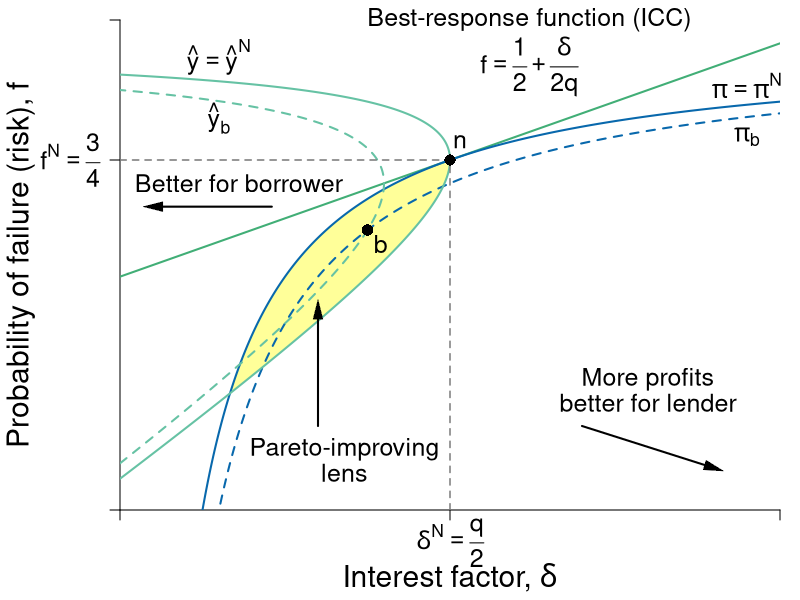

Write R code to recreate this figure.
#Graph Designer: Simon Halliday, Scott Cohn
#Authors: Bowles and Halliday
#Title: Coordination, Conflict and Competition: A Text in Microeconomics

library(shape)
pdf(file = "credit/non_contractual_risk.pdf", width = 8, height = 6)

#Set parameters for graphics
pointsize <- 1.8
axislabelsize <- 1.8
labelsize <- 1.5
namesize <- 1.8
annotatesize <- 1.5
graphlinewidth <- 2
segmentlinewidth <- 1.5

COL <- c("#7fc97f", "#beaed4", "#fdc086", "#ffff99", "#386cb0", "#f0027f", "#bf5b17", "#666666")
COLA <- c("#e0f3db", "#99d8c9","#66c2a4","#41ae76", "#238b45", "#005824")
COLB <- c("#c6dbef", "#4eb3d3", "#2b8cbe", "#0868ac","#084081")
COLC <- c("#fcfbfd", "#efedf5", "#dadaeb", "#bcbddc", "#9e9ac8", "#807dba", "#6a51a3", "#54278f", "#3f007d")
grays <- gray.colors(25, start = 1, end = 0, alpha = 1)

#Edited the margins to cater for the larger LHS labels
par(mar =  c(4.5, 6, 1, 1))

brfFn <- function(delta, q = 1) {
  .5 + (delta / (2 * q)) 
}

PCFn <- function(delta, q = 1) {
  delta/q
}

isoreturnFn <- function(delta, pi=0.125) {
  1 - (pi)/delta
}


yFn <- function(d1, f1, q = 1){
  q*f1*(1 - f1) - d1*(1 - f1)
}

profitFn <- function(d1, q = 1){
  d1/2 - (1/(2*q))*(d1)^2
}

ylow <- function(delta, q = 1, ybar = 0.0625){
  (-sqrt(delta^2 - 2*delta*q + q^2 - 4*q*ybar) + delta + q)/(2*q)
}

yhigh <- function(delta, q = 1, ybar = 0.0625){
  (sqrt(delta^2 - 2*delta*q + q^2 - 4*q*ybar) + delta + q)/(2*q)
}

xlims <- c(0, 1)
ylims <- c(0, 1.05)

npts <- 501 
d1 <- seq(xlims[1], xlims[2], length.out = npts)
f1 <- seq(ylims[1], ylims[2], length.out = npts) 
a <- c(0.0625)

plot(0, 0, xlim = xlims, ylim = ylims, type = "n",
     xlab = expression(paste("")),
     ylab = expression(paste("")), 
     xaxt = "n", 
     yaxt = "n", 
     cex.lab = axislabelsize, 
     bty = "n", 
     xaxs = "i", 
     yaxs = "i"
)


ticksy <- c(ylims[1], brfFn(delta = 0.5), ylims[2])
ylabels <- c(NA, expression(paste(f^{N} == frac(3,4))), NA)
ticksx <- c(xlims[1], 0.5, xlims[2])
xlabels <- c(NA, NA, NA)

axis(1, at = ticksx, pos = 0, labels = xlabels, cex.axis = labelsize)
axis(2, at = ticksy, pos = 0, labels = ylabels, las = 1, cex.axis = labelsize)

text(0.5, -0.07, expression(paste(delta^{N} == frac(q,2))), xpd = TRUE, cex = labelsize) 

npts <- 503 
xx1 <- seq(xlims[1], xlims[2], length.out = npts)
xx2 <- seq(0, 1, length.out = npts)

xpoly1 <- seq(from = 0.168, to = 0.5, length.out = 500)
ypoly1 <- ylow(xpoly1)
ypoly2 <- isoreturnFn(xpoly1)
polygon(x = c(xpoly1, rev(xpoly1)), y = c(ypoly1, rev(ypoly2)), col = COL[4], density = NULL, border = NA)


#Draw the graphs
lines(xx1, brfFn(xx1), col = COLA[4], lwd = graphlinewidth)
#lines(xx1, PCFn(xx1), col = COLA[2], lwd = graphlinewidth)
lines(xx1, isoreturnFn(xx1), col = COLB[4], lwd = graphlinewidth)
lines(xx1, isoreturnFn(xx1, pi = 0.15), col = COLB[4], lty = 2,  lwd = graphlinewidth)

#Axis labels
mtext(expression(paste("Interest factor, ", delta)), side = 1, line = 3.3, cex = axislabelsize)
text(-0.15, 0.5*(ylims[2]), expression(paste("Probability of failure (risk), ", f)), xpd = TRUE, cex = axislabelsize, srt = 90) 


contour(d1, f1,
        outer(d1, f1, yFn),
        drawlabels = FALSE,
        col = COLA[3],
        lwd = graphlinewidth,
        levels = a,
        xaxs = "i",
        yaxs = "i",
        add = TRUE)

contour(d1, f1,
        outer(d1, f1, yFn),
        drawlabels = FALSE,
        col = COLA[3],
        lwd = graphlinewidth,
        lty = 2, 
        levels = 0.09,
        xaxs = "i",
        yaxs = "i",
        add = TRUE)


segments(0.5, 0, 0.5, brfFn(delta = 0.5), lty = 2, col = grays[20] , lwd = segmentlinewidth)
segments(0, brfFn(delta = 0.5), 0.5, brfFn(delta = 0.5), lty = 2, col = grays[20] , lwd = segmentlinewidth)

#Annotate points (4,4),(2,8),(8,2) on feasibility frontier
text(0.5 + 0.015, isoreturnFn(0.5) + 0.04, expression(paste(n)), cex = labelsize)
points(0.5, isoreturnFn(0.5), pch = 16, col = "black", cex = 1.5)

text(0.375 + 0.02, 0.6 - 0.03, expression(paste(b)), cex = labelsize)
points(0.375, 0.6, pch = 16, col = "black", cex = 1.5)

text(0.15, 0.97, expression(paste(hat(y) == hat(y)^{N})), cex = labelsize)
text(0.15, 0.84, expression(paste(hat(y)[b])), cex = labelsize)
text(0.95, 0.8, expression(paste(pi[b])), cex = labelsize)
text(0.95, 0.91, expression(paste(pi == pi^{N})), cex = labelsize, xpd = TRUE)

text(0.62, 1.05, expression(paste("Best-response function (ICC)")), cex = labelsize, xpd = TRUE)
text(0.62, 0.95, expression(paste(f == frac(1,2) + frac(delta, 2*q))), cex = labelsize)

# text(0.64, 0.4, expression(paste("A's participation")), cex = labelsize)
# text(0.64, 0.34, expression(paste("constraint")), cex = labelsize)
# text(0.64, 0.22, expression(paste(f == frac(delta, q))), cex = labelsize)
# Arrows(0.64, 0.44, 0.64, 0.58, col = "black", lty = 1, lwd = 2, arr.type = "triangle", arr.lwd = 0.5)


#text(0.87, 0.6, expression(paste("P's isoprofit curve")), cex = labelsize, xpd = TRUE)
#Arrows(0.87, 0.63, 0.87, 0.82, col = "black", lty = 1, lwd = 2, arr.type = "triangle", arr.lwd = 0.5)

text(0.34, 0.13, expression(paste("Pareto-improving")), cex = labelsize)
text(0.34, 0.08, expression(paste("lens")), cex = labelsize)
Arrows(0.3, 0.18, 0.3, 0.43, col = "black", lty = 1, lwd = 2, arr.type = "triangle", arr.lwd = 0.5)

# ff
Arrows(0.7, 0.18, 0.9, 0.09, col = "black", lty = 1, lwd = 2, arr.type = "triangle", arr.lwd = 0.5)
text(0.8, 0.28, expression(paste('More profits')), cex = labelsize, xpd = TRUE)
text(0.8, 0.23, expression(paste('better for lender')), cex = labelsize, xpd = TRUE)

#text(0.20, 0.78, expression("More expected income"), cex = labelsize)
text(0.18, 0.7,  expression("Better for borrower"), cex = labelsize)
Arrows(0.23, 0.65, 0.05, 0.65, col = "black", lty = 1, lwd = 2, arr.type = "triangle", arr.lwd = 0.5)
#Arrows(0.23, 0.68, 0.05, 0.68, col = "black", lty = 1, lwd = 2, arr.type = "triangle", arr.lwd = 0.5)

dev.off()
